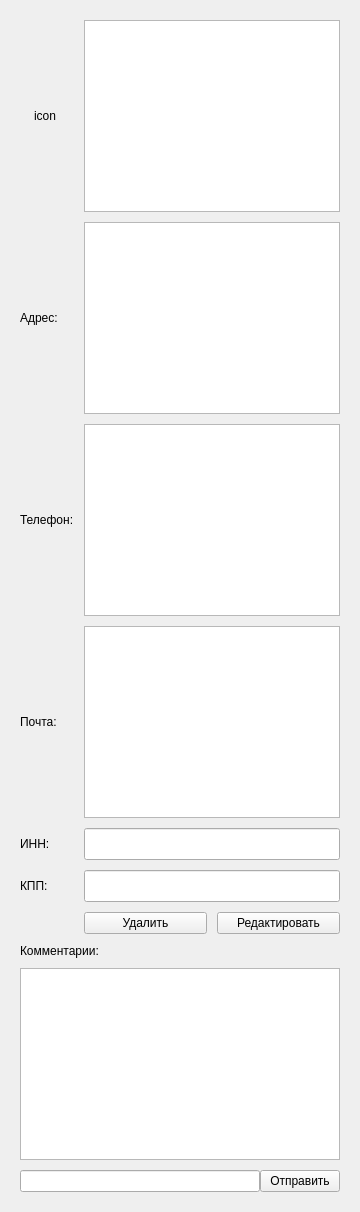
             <widget class="QWidget" name="pageProfileOrganization">
              <layout class="QVBoxLayout" name="verticalLayout_9">
               <property name="spacing">
                <number>10</number>
               </property>
               <property name="leftMargin">
                <number>20</number>
               </property>
               <property name="topMargin">
                <number>20</number>
               </property>
               <property name="rightMargin">
                <number>20</number>
               </property>
               <property name="bottomMargin">
                <number>20</number>
               </property>
               <item>
                <layout class="QGridLayout" name="gridLayout">
                 <property name="spacing">
                  <number>10</number>
                 </property>
                 <item row="2" column="0">
                  <widget class="QLabel" name="label_2">
                   <property name="text">
                    <string>Телефон:</string>
                   </property>
                  </widget>
                 </item>
                 <item row="4" column="0">
                  <widget class="QLabel" name="label_5">
                   <property name="text">
                    <string>ИНН:</string>
                   </property>
                  </widget>
                 </item>
                 <item row="3" column="0">
                  <widget class="QLabel" name="label_4">
                   <property name="text">
                    <string>Почта:</string>
                   </property>
                  </widget>
                 </item>
                 <item row="1" column="2">
                  <widget class="QTextEdit" name="textEdit_2">
                   <property name="sizePolicy">
                    <sizepolicy hsizetype="Expanding" vsizetype="Maximum">
                     <horstretch>0</horstretch>
                     <verstretch>0</verstretch>
                    </sizepolicy>
                   </property>
                   <property name="minimumSize">
                    <size>
                     <width>0</width>
                     <height>32</height>
                    </size>
                   </property>
                  </widget>
                 </item>
                 <item row="5" column="0">
                  <widget class="QLabel" name="label_6">
                   <property name="text">
                    <string>КПП:</string>
                   </property>
                  </widget>
                 </item>
                 <item row="2" column="2">
                  <widget class="QTextEdit" name="textEdit">
                   <property name="sizePolicy">
                    <sizepolicy hsizetype="Expanding" vsizetype="Maximum">
                     <horstretch>0</horstretch>
                     <verstretch>0</verstretch>
                    </sizepolicy>
                   </property>
                   <property name="minimumSize">
                    <size>
                     <width>0</width>
                     <height>32</height>
                    </size>
                   </property>
                  </widget>
                 </item>
                 <item row="3" column="2">
                  <widget class="QTextEdit" name="textEdit_4">
                   <property name="sizePolicy">
                    <sizepolicy hsizetype="Expanding" vsizetype="Maximum">
                     <horstretch>0</horstretch>
                     <verstretch>0</verstretch>
                    </sizepolicy>
                   </property>
                   <property name="minimumSize">
                    <size>
                     <width>0</width>
                     <height>32</height>
                    </size>
                   </property>
                  </widget>
                 </item>
                 <item row="0" column="0">
                  <widget class="QLabel" name="labelOrganizationIcon">
                   <property name="minimumSize">
                    <size>
                     <width>50</width>
                     <height>50</height>
                    </size>
                   </property>
                   <property name="maximumSize">
                    <size>
                     <width>50</width>
                     <height>50</height>
                    </size>
                   </property>
                   <property name="text">
                    <string>icon</string>
                   </property>
                   <property name="alignment">
                    <set>Qt::AlignCenter</set>
                   </property>
                  </widget>
                 </item>
                 <item row="0" column="2">
                  <widget class="QTextEdit" name="textEdit_3">
                   <property name="sizePolicy">
                    <sizepolicy hsizetype="Expanding" vsizetype="Maximum">
                     <horstretch>0</horstretch>
                     <verstretch>0</verstretch>
                    </sizepolicy>
                   </property>
                   <property name="minimumSize">
                    <size>
                     <width>0</width>
                     <height>32</height>
                    </size>
                   </property>
                  </widget>
                 </item>
                 <item row="1" column="0">
                  <widget class="QLabel" name="label_3">
                   <property name="text">
                    <string>Адрес:</string>
                   </property>
                  </widget>
                 </item>
                 <item row="6" column="2">
                  <layout class="QHBoxLayout" name="horizontalLayout_7">
                   <property name="spacing">
                    <number>10</number>
                   </property>
                   <item>
                    <widget class="QPushButton" name="ListOwerviewButtonDelete">
                     <property name="text">
                      <string>Удалить</string>
                     </property>
                    </widget>
                   </item>
                   <item>
                    <widget class="QPushButton" name="ListOwerviewButtonEdit">
                     <property name="text">
                      <string>Редактировать</string>
                     </property>
                    </widget>
                   </item>
                  </layout>
                 </item>
                 <item row="5" column="2">
                  <widget class="QLineEdit" name="lineEdit">
                   <property name="minimumSize">
                    <size>
                     <width>0</width>
                     <height>32</height>
                    </size>
                   </property>
                  </widget>
                 </item>
                 <item row="4" column="2">
                  <widget class="QLineEdit" name="lineEdit_2">
                   <property name="minimumSize">
                    <size>
                     <width>0</width>
                     <height>32</height>
                    </size>
                   </property>
                  </widget>
                 </item>
                </layout>
               </item>
               <item>
                <widget class="QLabel" name="ListOwerviewLabelComments">
                 <property name="minimumSize">
                  <size>
                   <width>0</width>
                   <height>0</height>
                  </size>
                 </property>
                 <property name="text">
                  <string>Комментарии:</string>
                 </property>
                </widget>
               </item>
               <item>
                <widget class="QListView" name="ListOwerviewListViewComments">
                 <property name="sizePolicy">
                  <sizepolicy hsizetype="Expanding" vsizetype="Expanding">
                   <horstretch>0</horstretch>
                   <verstretch>0</verstretch>
                  </sizepolicy>
                 </property>
                 <property name="minimumSize">
                  <size>
                   <width>0</width>
                   <height>0</height>
                  </size>
                 </property>
                </widget>
               </item>
               <item>
                <layout class="QHBoxLayout" name="horizontalLayout_8">
                 <property name="spacing">
                  <number>0</number>
                 </property>
                 <item>
                  <widget class="QLineEdit" name="ListOwerviewLineEditComments"/>
                 </item>
                 <item>
                  <widget class="QPushButton" name="ListOwerviewButtonSend">
                   <property name="text">
                    <string>Отправить</string>
                   </property>
                  </widget>
                 </item>
                </layout>
               </item>
              </layout>
             </widget>
